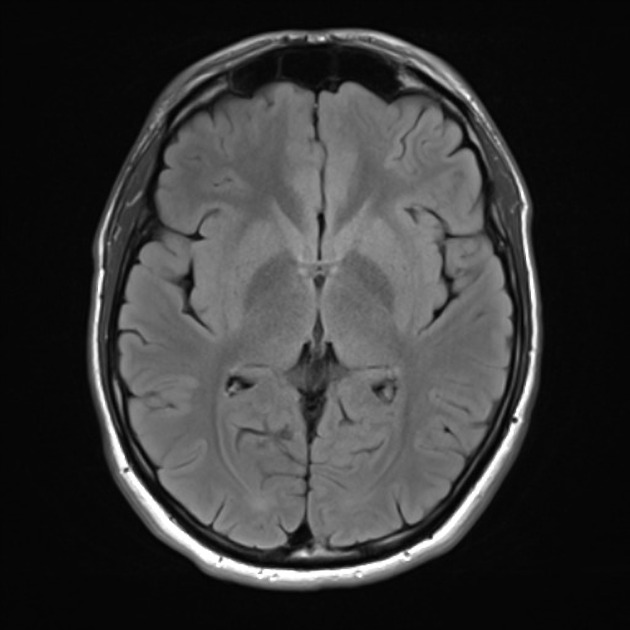
#> input picture open_cv/fig/PD_MRI.jpeg, 630 x 630 px
$ jupyter execute --allow-errors 'open CV 연습.ipynb'   (shell and % lines are left out)
#> lines starting #> are read from the running program, lines starting #| are printed output that depends on the picture
[cell 1]
import cv2
import sys
import numpy as np
import matplotlib.pyplot as plt

[cell 2]
img  = cv2.imread('./Desktop/KakaoTalk_20220707_222728324.jpg')

#> (the rest of this cell did not finish here and is left out)

[cell 3]
img = cv2.imread('./Desktop/KakaoTalk_20220707_222728324.jpg', cv2.IMREAD_GRAYSCALE)

#> (the rest of this cell did not finish here and is left out)

[cell 4]
img = cv2.imread('./Desktop/KakaoTalk_20220707_222728324.jpg', cv2.IMREAD_COLOR)

#> (the rest of this cell did not finish here and is left out)

[cell 5]
import cv2
import sys
import numpy as np
import matplotlib.pyplot as plt
import glob

[cell 6]
img = cv2.imread('./fig/PD_MRI.jpeg')
#> img is the input picture: shape (630, 630, 3); min 1, max 255, mean 55.5

if img is None:
    print('image read failed')
    sys.exit()

cv2.namedWindow('image', cv2.WINDOW_AUTOSIZE)
cv2.imshow('image', img)

while True:
    key = cv2.waitKey()
#> (key q is pressed here)
    if key == 27 or key == ord('q'):
        break

cv2.destroyAllWindows()

[cell 7]
img = cv2.imread('./fig/field.bmp')
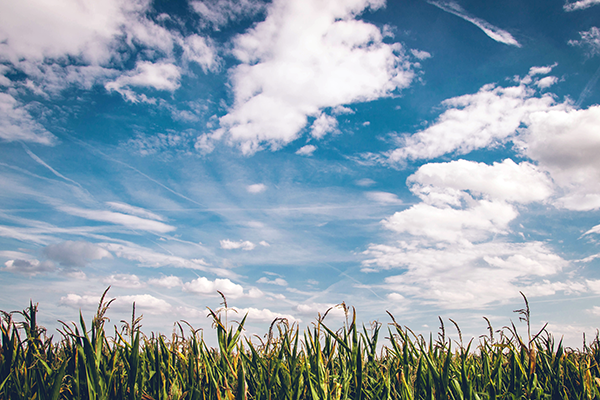
#> input picture open_cv/fig/field.bmp, 600 x 400 px
#> img is the input picture: shape (400, 600, 3); mean B, G, R 173.2, 160.3, 141.8

if img is None:
    print('image read failed')
    sys.exit()

img_rgb = cv2.cvtColor(img, cv2.COLOR_BGR2RGB)

# plt.imshow(img)
plt.imshow(img_rgb)
plt.axis('off')
plt.show()

[cell 8]
img_files = glob.glob('./fig/my_images/*.*')

cv2.namedWindow('scene', cv2.WINDOW_NORMAL)
cv2.setWindowProperty('scene', cv2.WND_PROP_FULLSCREEN,
                      cv2.WINDOW_FULLSCREEN)

idx = 0

#> (the rest of this cell did not finish here and is left out)

[cell 9]
src = cv2.imread('./fig/airplane.bmp')
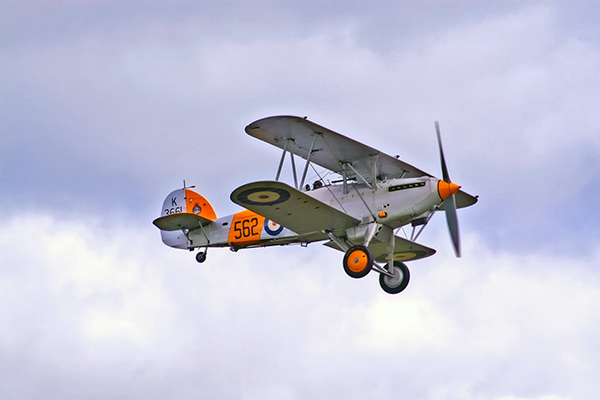
#> input picture open_cv/fig/airplane.bmp, 600 x 400 px
#> src is the input picture: shape (400, 600, 3); mean B, G, R 217.1, 197.6, 196.8
mask = cv2.imread('./fig/mask_plane.bmp')
dst = cv2.imread('./fig/field.bmp')

cv2.copyTo(src, mask, dst)

cv2.imshow('src', src)
cv2.imshow('mask', mask)
cv2.imshow('dst', dst)

cv2.waitKey()
cv2.destroyAllWindows()
